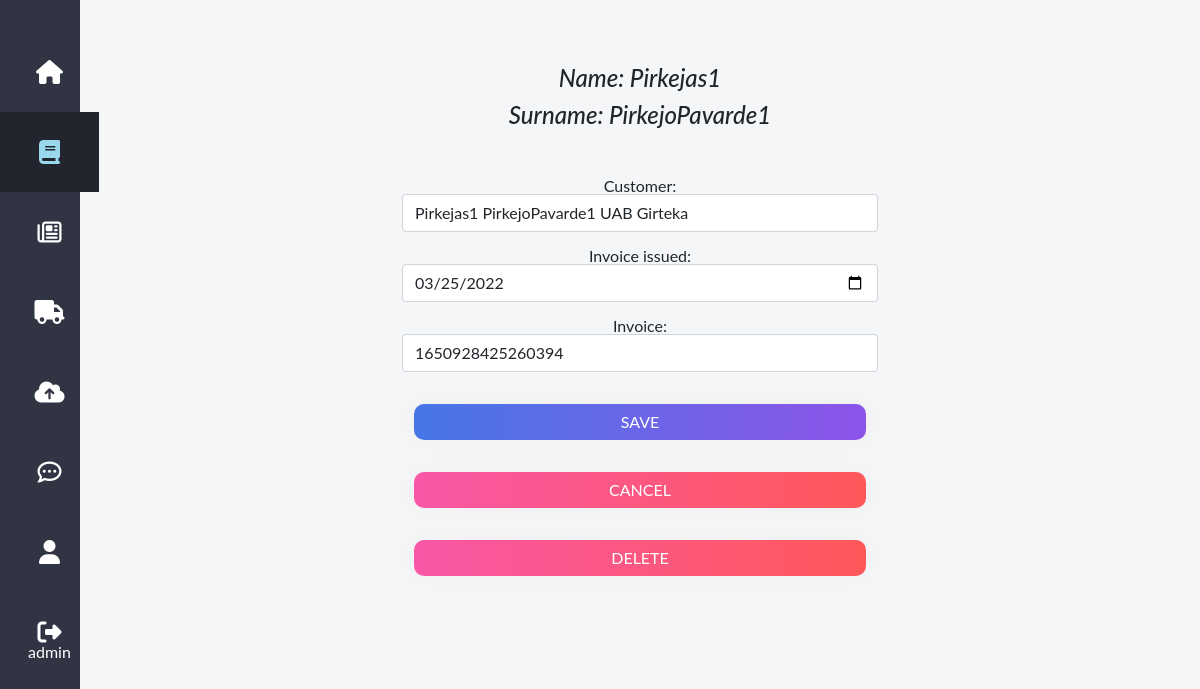
/orders/20 (signed in), run on the app's committed database.
### transport/models.py (models this page shows, shortened)
class Order(models.Model):
    def number_default_function():
        timestamp = str(datetime.datetime.now().timestamp())
        invoice = timestamp.split(".")[0] + timestamp.split(".")[1]
        return invoice
    customer = models.ForeignKey(Customer, on_delete=models.CASCADE, blank=True, null=True)
    date_ordered = models.DateField("Invoice issued", null=True, blank=True)
    invoice = models.CharField(max_length=100, null=True, blank=True, default=number_default_function)
    class Meta:
        verbose_name = "Order"
        verbose_name_plural = "Orders"

class Customer(models.Model):
    name = models.CharField(max_length=200, null=True, blank=True)
    surname = models.CharField(max_length=200, null=True, blank=True)
    phone = models.IntegerField(null=True, blank=True)
    email = models.EmailField(max_length=200, null=True)
    address = models.CharField(max_length=200, null=True, blank=True)
    company = models.CharField(max_length=200, null=True, blank=True)
    class Meta:
        verbose_name = "Customer"
        verbose_name_plural = "Customers"
    def __str__(self):
        return f'{self.name}  {self.surname} {self.company}'

### transport/views.py (the view, shortened to what this page needs)
# urls.py: path('orders/<int:pk>', views.OrderUpdateView.as_view(), name='orders_detail'),
class OrderUpdateView(LoginRequiredMixin, UpdateView):
    model = Order
    form_class = OrderForm
    template_name = 'check_order.html'

### transport/forms.py
class OrderForm(forms.ModelForm):
    class Meta:
        model = Order
        fields = fields = '__all__'
        widgets = {
            'invoice': forms.TextInput(attrs={'class': 'form-control'}),
            'customer': forms.Select(attrs={'class': 'form-control'}),
            'date_ordered': DateInput(attrs={'class': 'form-control'}),
        }

### transport/templates/check_order.html (shortened to what this page needs)
{% extends "base.html" %}
{% load static %}
{% block content %}
    <div class="container d-flex flex-column justify-content-center" style="max-width:500px;">
        <h4 class="mt-5" style="font-style:italic;">Name: {{order.customer.name}}</h4>
        <h4 class=" mb-5" style="font-style:italic;">Surname: {{order.customer.surname}}</h4>
        <div class="form-group ">
            <form method="post" action="">
                {{form.as_p}}
            <div class="container d-flex flex-column justify-content-center" >
                 <button class="btn btn-grad my-3">Save</button>
                <button class="btn btn-grad btn-delete my-3" onclick="javascript:history.back();" style="min-width:100px">Cancel</button>
                <a class="btn btn-grad btn-delete my-3" href="{% url 'delete_order' object.id %}">Delete</a>
            </div>
            </form>
        </div>
    </div>
{% endblock content %}

### transport/templates/base.html (shortened to what this page needs)
<!DOCTYPE html>
{% load static %}
<html lang="en">
<head>
    <link href="https://cdn.jsdelivr.net/npm/bootstrap@5.0.2/dist/css/bootstrap.min.css" rel="stylesheet">
	<link href="https://cdn.datatables.net/1.11.5/css/dataTables.bootstrap4.min.css"  rel="stylesheet">
    <link rel="stylesheet" type="text/css" href="{% static 'css/styles.css' %}?{% now 'U' %}">
</head>
<body>
<nav class="sidebar-navigation navbar-expand-sm" style="z-index:100;">
	<div style="text-align:center; padding:1em 0;">
	</div>
	<div class="collapse navbar-collapse" id="navbarNavDropdown">
	<ul style="padding-left: 0px;">
		<li name="home">
			<a href="{% url 'home' %}"><i class="fa fa-home"></i></a>
		</li>
		{% if user.is_authenticated %}
		<li name="orders">
			<a href="{% url 'orders' %}"><i class="fa fa-book"></i></a>
		</li>
		<li name="order_lines">
			<a href="{% url 'order_lines' %}"><i class="fa fa-newspaper-o"></i></a>
		</li>
		<li name="links">
			<a href="{% url 'links' %}"><i class="fa fa-truck"></i></a>
		</li>
		<li name="uploads">
			<a href="{% url 'uploads' %}"><i class="fa fa-cloud-upload"></i></a>
		</li>
		<li name="messages">
			<a href="{% url 'messages'%}"><i class="fa fa-commenting-o"></i></a>
		</li>
		<li name="profile">
			<a href="{% url 'profile'%}"><i class="fa fa-user"></i></a>
		</li>
		{% endif %}
		<li name="login">
			{% if user.is_authenticated %}
			<a href="{% url 'logout'%}?next=/home"><i class="fa fa-sign-out"></i></a>
			{{ user.get_username }}
			{% else %}
			<a href="{% url 'login'%}?next={{request.path}}"><i class="fa fa-sign-in"></i></a>
			<span class="tooltip">Log In</span>
			{% endif %}
		</li>
	</ul>
	</div>
    </nav>
        <div class="my-container">
            <br>
            {% block content %}
            {% endblock content %}
        </div>
</body>
</html>

### static/css/styles.css (style rules this page uses)
* { margin: 0; padding: 0; box-sizing: border-box; list-style: none; font-family: "Lato", sans-serif; line-height: 1; }
body { background-color: #f5f6f8; }
.sidebar-navigation { display: inline; position: fixed; min-height: 100vh; width: 80px; background-color: #313443; }
.sidebar-navigation ul { text-align: center; color: white; margin: 0 auto; }
.sidebar-navigation ul li { padding: 28px 28px; cursor: pointer; }
.sidebar-navigation ul li i { display: block; font-size: 24px; }
.sidebar-navigation ul li.active { background-color: #22252e; margin: 0 auto; }
.sidebar-navigation ul li.active i { color: #98d7ec; }
a { text-decoration:none; color:#fff; }
.my-container { font-family: 'Roboto', sans-serif; font-weight: 400; overflow: hidden; margin-left:80px; text-align:center; }
.btn-grad { background-image: linear-gradient(to right, #4776E6 0%, #8E54E9 51%, #4776E6 100%) }
.btn-grad { padding: 5px 15px; text-align: center; text-transform: uppercase; transition: 0.5s; background-size: 200% auto; color: white; box-shadow: 0 0 20px #eee; border-radius: 10px; display: block; }
.btn-delete { background-image: linear-gradient(to right, #f857a6 0%, #ff5858 51%, #f857a6 100%) }

### data on the page
Order: customer.name "Pirkejas1", customer.surname "PirkejoPavarde1", customer "Pirkejas1 PirkejoPavarde1 UAB Girteka", date_ordered "03/25/2022", invoice "1650928425260394"

### other printed values
{{ user.get_username }} "admin"
